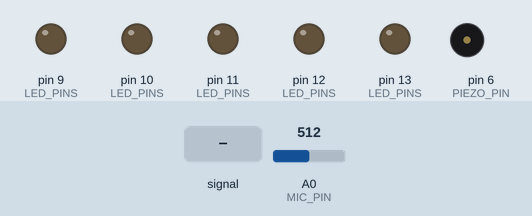
This sketch was run on a simulated Arduino Uno, built with avr-gcc and run on an emulated ATmega328P. Parts: output pins drawn as LEDs (lit = HIGH), buzzer (waves = sounding). Dashed ring = blinking. Inputs (shaded band) come from the test bench; at power-on: A0 (MIC_PIN) = 512. What the sketch prints to the serial monitor is not drawn.

Above: at 1.2 s.
1.3 s: A0 (MIC_PIN) fed a 200 Hz sine of ±81 counts around its level
At 2.67 s:
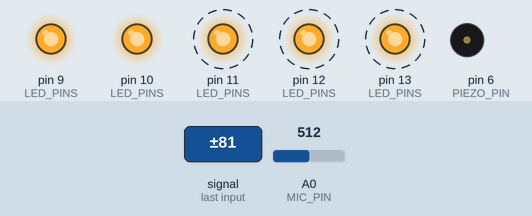
4.3 s: A0 (MIC_PIN) set to 716
7.3 s: A0 (MIC_PIN) set to 511
At 7.45 s:
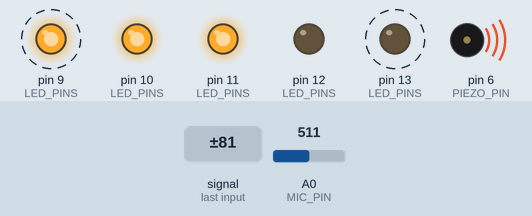
10.3 s: A0 (MIC_PIN) set to 306
At 10.57 s:
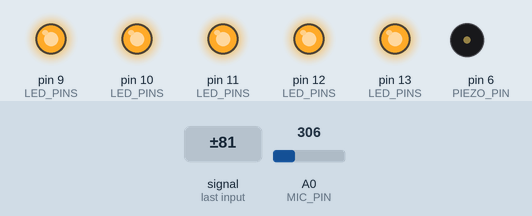
13.3 s: A0 (MIC_PIN) set to 110
At 14.28 s:
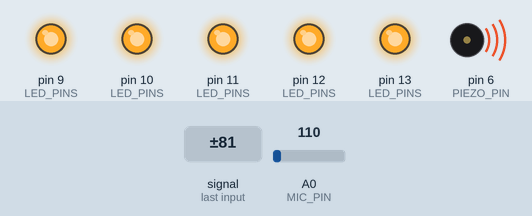
Timing chart, 0 to 17.3 s (numbered marks = the images above; inputs shaded):
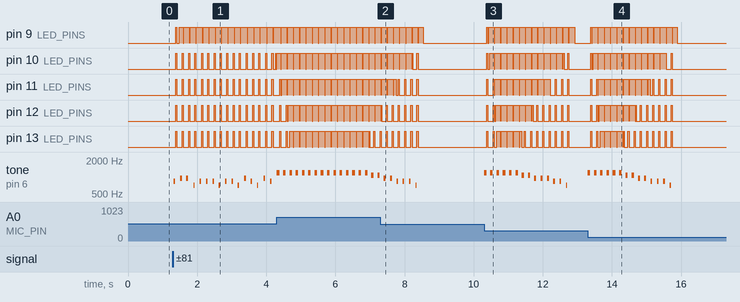

The sketch:

BeatBoxLights.ino
```cpp
/*
  BeatBoxLights.ino
  Beat Box Lights - Advanced C++ Embedded Systems Lab

  Listens to microphone on A0, estimates intensity, shows a 5-LED level meter,
  detects beats (threshold + cooldown), and plays a click on a piezo.

  Uses a fixed-size history buffer (no std::vector) so it compiles on Arduino Uno.
*/

#include <Arduino.h>
#include "MicSensor.h"
#include "LightUp.h"
#include "BeatDetector.h"
#include "SoundDevice.h"

// -------------------- Pin / parameter configuration --------------------
static const int MIC_PIN = A0;
static const int LED_PINS[5] = { 9, 10, 11, 12, 13 };
static const int PIEZO_PIN = 6;

static const int SIGNAL_MIN      = 5;
static const int SIGNAL_MAX      = 120;
static const int BEAT_THRESHOLD  = 35;
static const unsigned long COOLDOWN_MS = 180;

// -------------------- Objects --------------------
MicSensor mic(MIC_PIN, SIGNAL_MIN, SIGNAL_MAX);
LightUp lights(LED_PINS, 5);
BeatDetector detector(BEAT_THRESHOLD, COOLDOWN_MS);
SoundDevice sound(PIEZO_PIN);

// -------------------- Smoothing (fixed-size history buffer) --------------------
static const size_t MAX_LEVEL_HISTORY = 15;
static int levelHistory[MAX_LEVEL_HISTORY];
static size_t levelCount = 0;

// Adds a level to the history.
// If full, shifts left by one (oldest dropped) and appends newest.
void pushLevel(int level) {
  if (levelCount < MAX_LEVEL_HISTORY) {
    levelHistory[levelCount] = level;
    levelCount++;
  } else {
    // Shift everything left to remove the oldest entry
    for (size_t i = 1; i < MAX_LEVEL_HISTORY; i++) {
      levelHistory[i - 1] = levelHistory[i];
    }
    levelHistory[MAX_LEVEL_HISTORY - 1] = level;
  }
}

// Returns the average of the stored levels.
int smoothLevel() {
  if (levelCount == 0) return 0;

  long sum = 0;
  for (size_t i = 0; i < levelCount; i++) {
    sum += levelHistory[i];
  }
  return (int)(sum / (long)levelCount);
}

void setup() {
  Serial.begin(9600);

  lights.begin();
  sound.begin();

  // Initialize history to zeros (not required, but nice and predictable)
  for (size_t i = 0; i < MAX_LEVEL_HISTORY; i++) {
    levelHistory[i] = 0;
  }
  levelCount = 0;

  Serial.println("BeatBoxLights starting...");
}

void loop() {
  // 1) Read microphone and compute signal intensity
  int raw = mic.readRaw();
  int signal = mic.readSignal(raw);
  int level = mic.levelFromSignal(signal);

  // 2) Store level and show smoothed LED meter
  pushLevel(level);
  int smoothed = smoothLevel();
  lights.showLevel(smoothed);

  // Optional: debug prints (comment out once tuned)
  // Serial.print("raw=");
  // Serial.print(raw);
  // Serial.print(" baseline=");
  // Serial.print(mic.getBaseline());
  // Serial.print(" signal=");
  // Serial.print(signal);
  // Serial.print(" level=");
  // Serial.print(level);
  // Serial.print(" smooth=");
  // Serial.println(smoothed);

  // 3) Beat detection + output effects
  if (detector.isBeat(signal, millis())) {
    sound.playBeatClick(level);  // click pitch changes with intensity
    lights.flashAll(30);         // quick flash for beat
  }

  delay(10);
}
```

BeatDetector.cpp
```cpp
#include "BeatDetector.h"

BeatDetector::BeatDetector(int threshold, unsigned long cooldownMs)
  : _threshold(threshold), _cooldownMs(cooldownMs), _lastBeatTime(0) {}

bool BeatDetector::isBeat(int signal, unsigned long nowMs) {
  if (signal > _threshold && (nowMs - _lastBeatTime) > _cooldownMs) {
    _lastBeatTime = nowMs;
    return true;
  }
  return false;
}
```

BeatDetector.h
```cpp
#ifndef BEAT_DETECTOR_H
#define BEAT_DETECTOR_H

#include <Arduino.h>

class BeatDetector {
private:
  int _threshold;
  unsigned long _cooldownMs;
  unsigned long _lastBeatTime;

public:
  BeatDetector(int threshold, unsigned long cooldownMs);
  bool isBeat(int signal, unsigned long nowMs);
};

#endif
```

LightUp.cpp
```cpp
#include "LightUp.h"

LightUp::LightUp(const int pins[], int count)
  : _pins(pins), _count(count) {}

void LightUp::begin() {
  for (int i = 0; i < _count; i++) {
    pinMode(_pins[i], OUTPUT);
    digitalWrite(_pins[i], LOW);
  }
}

void LightUp::clear() {
  for (int i = 0; i < _count; i++)
    digitalWrite(_pins[i], LOW);
}

void LightUp::showLevel(int level) {
  if (level < 0) level = 0;
  if (level > _count) level = _count;

  for (int i = 0; i < _count; i++)
    digitalWrite(_pins[i], i < level ? HIGH : LOW);
}

void LightUp::flashAll(unsigned int ms) {
  for (int i = 0; i < _count; i++)
    digitalWrite(_pins[i], HIGH);

  delay(ms);

  for (int i = 0; i < _count; i++)
    digitalWrite(_pins[i], LOW);
}
```

LightUp.h
```cpp
#ifndef LIGHT_UP_H
#define LIGHT_UP_H

#include <Arduino.h>

class LightUp {
private:
  const int* _pins;
  int _count;

public:
  LightUp(const int pins[], int count);

  void begin();
  void clear();
  void showLevel(int level);
  void flashAll(unsigned int ms);
};

#endif
```

MicSensor.cpp
```cpp
#include "MicSensor.h"

MicSensor::MicSensor(int analogPin, int signalMin, int signalMax)
  : _pin(analogPin), _baseline(512), _signalMin(signalMin), _signalMax(signalMax) {}

int MicSensor::readRaw() {
  return analogRead(_pin);
}

int MicSensor::readSignal(int raw) {
  _baseline = (_baseline * 99L + raw) / 100L;
  int diff = raw - (int)_baseline;
  if (diff < 0) diff = -diff;
  return diff;
}

int MicSensor::levelFromSignal(int signal) const {
  if (signal <= _signalMin) return 0;
  if (signal >= _signalMax) return 5;

  long scaled = (long)(signal - _signalMin) * 5L;
  long range = (long)(_signalMax - _signalMin);
  return scaled / range;
}

long MicSensor::getBaseline() const {
  return _baseline;
}
```

MicSensor.h
```cpp
#ifndef MIC_SENSOR_H
#define MIC_SENSOR_H

#include <Arduino.h>

class MicSensor {
private:
  int _pin;
  long _baseline;
  int _signalMin;
  int _signalMax;

public:
  MicSensor(int analogPin, int signalMin, int signalMax);

  int readRaw();
  int readSignal(int raw);
  int levelFromSignal(int signal) const;
  long getBaseline() const;
};

#endif
```

SoundDevice.cpp
```cpp
#include "SoundDevice.h"

SoundDevice::SoundDevice(int pin) : _pin(pin) {}

void SoundDevice::begin() {
  pinMode(_pin, OUTPUT);
}

void SoundDevice::playBeatClick(int intensityLevel) {
  if (intensityLevel < 0) intensityLevel = 0;
  if (intensityLevel > 5) intensityLevel = 5;

  int freq = 600 + intensityLevel * 120;
  int dur  = 25 + intensityLevel * 10;

  tone(_pin, freq, dur);
  delay(dur + 5);
  noTone(_pin);
}
```

SoundDevice.h
```cpp
#ifndef SOUND_DEVICE_H
#define SOUND_DEVICE_H

#include <Arduino.h>

class SoundDevice {
private:
  int _pin;

public:
  SoundDevice(int pin);
  void begin();
  void playBeatClick(int intensityLevel);
};

#endif
```

Measured:
- after the input at 1.3 s, pin 9 (LED_PINS): goes HIGH 0.03 s, LOW 0.08 s, HIGH 0.11 s, 14 × (LOW 0.01 s, HIGH 0.17 s), LOW 0.01 s, then HIGH, starting after 0.08 s; pin 10 (LED_PINS): goes 15 × (HIGH 0.03 s, LOW 0.16 s), HIGH 0.03 s, LOW 0.07 s, HIGH 0.02 s, then LOW, starting after 0.08 s
- after the input at 7.3 s, pin 13 (LED_PINS): goes on until 8.4 s, then stays LOW
- after the input at 10.3 s, pin 9 (LED_PINS): LOW → HIGH after 0.08 s, then repeats every 0.18 s: LOW 0.02 s, HIGH 0.16 s; pin 11 (LED_PINS): goes HIGH 0.03 s, LOW 0.15 s, HIGH 0.03 s, 9 × (LOW 0.01 s, HIGH 0.17 s), 3 × (LOW 0.14 s, HIGH 0.03 s), then LOW, starting after 0.08 s
- after the input at 13.3 s, pin 9 (LED_PINS): LOW → HIGH after 0.08 s, then repeats every 0.18 s: LOW 0.02 s, HIGH 0.16 s, until it stays LOW from 15.9 s; pin 10 (LED_PINS): goes HIGH 0.03 s, LOW 0.05 s, HIGH 0.13 s, 11 × (LOW 0.01 s, HIGH 0.17 s), LOW 0.14 s, HIGH 0.03 s, then LOW, starting after 0.08 s
